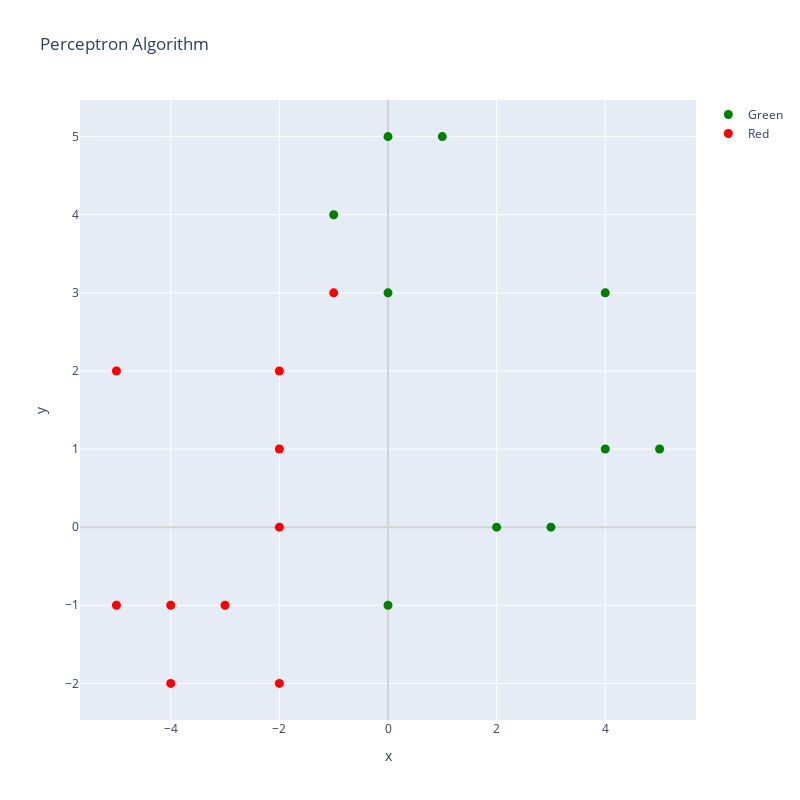

Here is the notebook cell this chart was saved with:
### Markdown cell above
# Hypothetical linear training data for the Perceptron clasification algorithm

### Code cell
# Generate some given training data that is 

np.random.seed(seed=1000)
x = np.random.uniform(-1,5,10) # Generate the green classification x data
y = np.random.uniform(-1,5,10) # Generate the green classification y data
df = pd.DataFrame({'x':x, 'y':y})
x1 = np.random.uniform(-5,-1,10) # Generate the red classification x data
y1 = np.random.uniform(-2,3,10) # Generate the red classification y data
df1 = pd.DataFrame({'x':x1, 'y':y1})

df = round(df,0)
df1 = round(df1,0)


# import graph objects as "go"
# creating trace1
trace1 =go.Scatter(
                    x = df.x,
                    y = df.y,
                    mode = "markers",
                    name = "Green",
                    marker = dict(color = 'green', size = 9),
                    text= 'Raw data')

trace2 =go.Scatter(
                    x = df1.x,
                    y = df1.y,
                    mode = "markers",
                    name = "Red",
                    marker = dict(color = 'red', size = 9),
                    text= 'Raw data')

layout = dict(title = 'Perceptron Algorithm',
              xaxis= dict(title= 'x',ticklen= 0,zerolinecolor='lightgray',zeroline= True),
              yaxis= dict(title= 'y',ticklen= 5,zerolinecolor='lightgray',zeroline= True),
              width = 800,height = 800
             )
data = [trace1,trace2]
fig = dict(data = data, layout = layout)
iplot(fig)

print()

### Figure 1 — Plotly figure (JSON) as saved in the notebook; plotly's stock layout.template omitted (floating-point values rounded to 4 significant figures)
{"data": [{"marker": {"color": "green", "size": 9}, "mode": "markers", "name": "Green", "text": "Raw data", "type": "scatter", "x": [3, 0, 5, 2, 4, 0, -1, 1, 0, 4], "y": [0, 3, 1, 0, 3, -1, 4, 5, 5, 1]}, {"marker": {"color": "red", "size": 9}, "mode": "markers", "name": "Red", "text": "Raw data", "type": "scatter", "x": [-5, -1, -4, -2, -4, -5, -2, -2, -2, -3], "y": [2, 3, -2, -2, -1, -1, 1, 0, 2, -1]}], "layout": {"height": 800, "title": {"text": "Perceptron Algorithm"}, "width": 800, "xaxis": {"autorange": true, "range": [-5.671, 5.671], "ticklen": 0, "title": {"text": "x"}, "type": "linear", "zeroline": true, "zerolinecolor": "lightgray"}, "yaxis": {"autorange": true, "range": [-2.469, 5.469], "ticklen": 5, "title": {"text": "y"}, "type": "linear", "zeroline": true, "zerolinecolor": "lightgray"}}}
